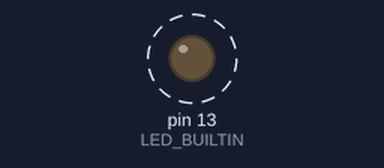
Bench run of a sketch on a simulated Arduino Uno, built with avr-gcc and run on an emulated ATmega328P. On the bench: output pins drawn as LEDs (lit = HIGH). Dashed ring = blinking.

Above: at 0.12 s.
Timing chart, 0 to 3.0 s (numbered marks = the images above):
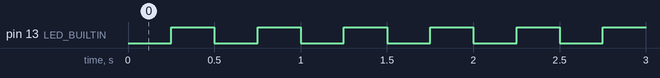

The sketch:

millis-blink.ino
```cpp
// Non-blocking blink driven by millis() — needs Timer0 overflow interrupts working.
unsigned long last = 0;
bool on = false;
void setup() { pinMode(LED_BUILTIN, OUTPUT); }
void loop() {
  if (millis() - last >= 250) {
    last += 250;
    on = !on;
    digitalWrite(LED_BUILTIN, on);
  }
}
```

Measured:
- by itself, pin 13 (LED_BUILTIN): alternates HIGH for 0.25 s and LOW for 0.25 s
